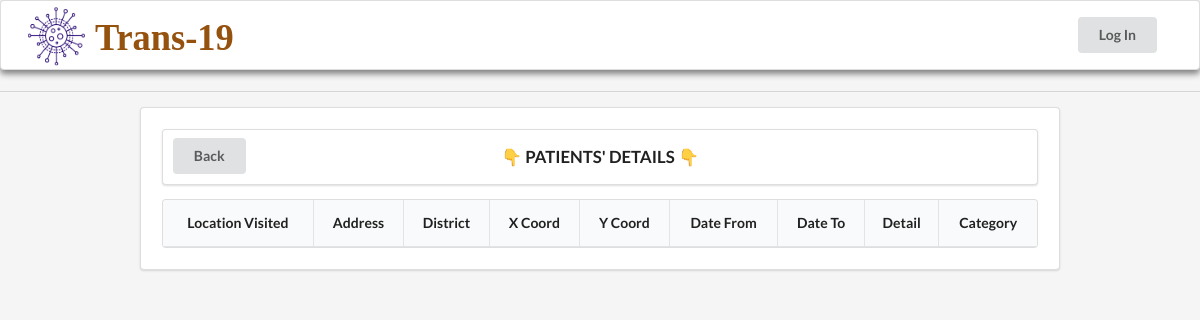
The page /case/2/ on the database as committed earlier.
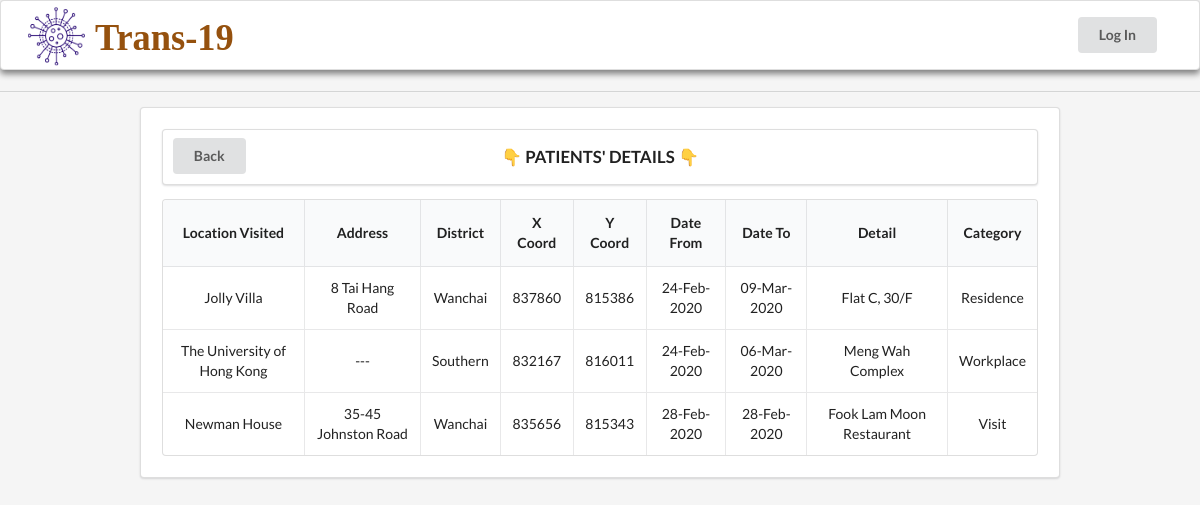
The same page on the database as committed later.
### trans_19/models.py (models this page shows, shortened)
class Case(models.Model):
    patient = models.ForeignKey(Patient, on_delete=models.CASCADE)
    name_Location = models.CharField(max_length=70)
    address = models.CharField(max_length=70)
    district = models.CharField(max_length=17, choices=DISTRICTS_CHOICES)
    xCoord = models.IntegerField()
    yCoord = models.IntegerField()
    date_From = models.DateField()
    date_To = models.DateField()
    details = models.CharField(max_length=70)
    category = models.CharField(max_length=9, choices=VISIT_CHOICES)

### trans_19/views.py (the view)
class CaseDetailView(TemplateView):
    template_name = 'patients/case_detail.html'
    def get_context_data(self, **kwargs):
        patient = self.kwargs['patient']
        context = super().get_context_data(**kwargs)
        context['case_list'] = Case.objects.filter(patient__pk=patient)
        context['patient'] = Patient.objects.get(pk=patient)
        return context

### trans_19/templates/patients/case_detail.html (shortened to what this page needs)
{% extends "patients/index.html" %}
{% block content %}
<div class="ui divider"></div>
<div class="ui segment" style="margin:0 10em; padding: 1.5em;">
  <div class="ui segment" style="font-weight: 700; font-size: 1.2em; position: relative; padding: 0;">
    <a href="{%url 'trans_19_home'%}">
      <div class="ui button" style="position:absolute; left:0px; margin: 0.6em 0 0 0.7em">Back</div>
    </a>
    <div class="cent" style="margin: 0 auto; text-align: center; padding: 1em 0;">👇 PATIENTS' DETAILS 👇</div>
  </div>
  <table class="ui celled table" style="text-align: center;">
    <thead>
      <tr>
        <th>Location Visited</th>
        <th>Address</th>
        <th>District</th>
        <th>X Coord</th>
        <th>Y Coord</th>
        <th>Date From</th>
        <th>Date To</th>
        <th>Detail</th>
        <th>Category</th>
      </tr>
    </thead>
    <tbody>
      {% for case in case_list %}
      <tr>
        <td data-label="NameLocation">{{case.name_Location}}</td>
        <td data-label="Address">{{case.address}}</td>
        <td data-label="District">{{case.district|capfirst}}</td>
        <td data-label="xCoord">{{case.xCoord}}</td>
        <td data-label="yCoord">{{case.yCoord}}</td>
        <td data-label="DateFrom">{{case.date_From|date:"d-M-Y"}}</td>
        <td data-label="DateTo">{{case.date_To|date:"d-M-Y"}}</td>
        <td data-label="Details">{{case.details}}</td>
        <td data-label="Category">{{case.category|capfirst}}</td>
      </tr>
      {% endfor %}
    </tbody>
  </table>
</div>
{% endblock content %}

### trans_19/templates/patients/index.html (shortened to what this page needs)
<!DOCTYPE html>
<html lang="en">
<head>
  <link rel="stylesheet" type="text/css"
    href="https://cdnjs.cloudflare.com/ajax/libs/semantic-ui/2.4.1/semantic.min.css" />
</head>
<body style="background-color: rgb(245, 245, 245);">
  <div class="ui segment" style="background-color: white; box-shadow: 0px 4px 6px grey; margin-bottom: 1.5em;">
    <div class="ui secondary menu" style="margin:0 1em;background-color: white;">
      <a class="item" style="font-size: larger;" href="{%url 'trans_19_home'%}">
        <img src="../../static/resources/logo.svg" alt="Trans-19" style="transform: scale(5.3); margin-left: 4em;" />
      </a>
      <div class="right menu">
        {% if user.is_authenticated%}
        <a class="item" href="{%url 'chpstaff_account'%}"
          style="margin: 0 1em;padding:0; text-decoration: none;"><button class="ui primary button">
            Account
          </button></a>
        <a class="item" style="margin: 0 1em;padding:0; text-decoration: none;" href="{%url 'chpstaff_logout'%}"><button
            class="ui button">
            Logout
          </button></a>
        {% else %}
        <a class="item" style="margin: 0 1em;padding:0; text-decoration: none;" href="{%url 'chpstaff_login'%}"><button
            class="ui button">
            Log In
          </button></a>
        {% endif %}
      </div>
    </div>
  </div>
  {% block content %}{% endblock content %}
</body>
</html>

Rows that differ between the two databases and show on the page:
added Case: name_Location "Jolly Villa", address "8 Tai Hang Road", district "Wanchai", xCoord "837860", yCoord "815386", date_From "24-Feb-2020", date_To "09-Mar-2020", details "Flat C, 30/F", category "Residence"
added Case: name_Location "The University of Hong Kong", address "---", district "Southern", xCoord "832167", yCoord "816011", date_From "24-Feb-2020", date_To "06-Mar-2020", details "Meng Wah Complex", category "Workplace"
added Case: name_Location "Newman House", address "35-45 Johnston Road", district "Wanchai", xCoord "835656", yCoord "815343", date_From "28-Feb-2020", date_To "28-Feb-2020", details "Fook Lam Moon Restaurant", category "Visit"
